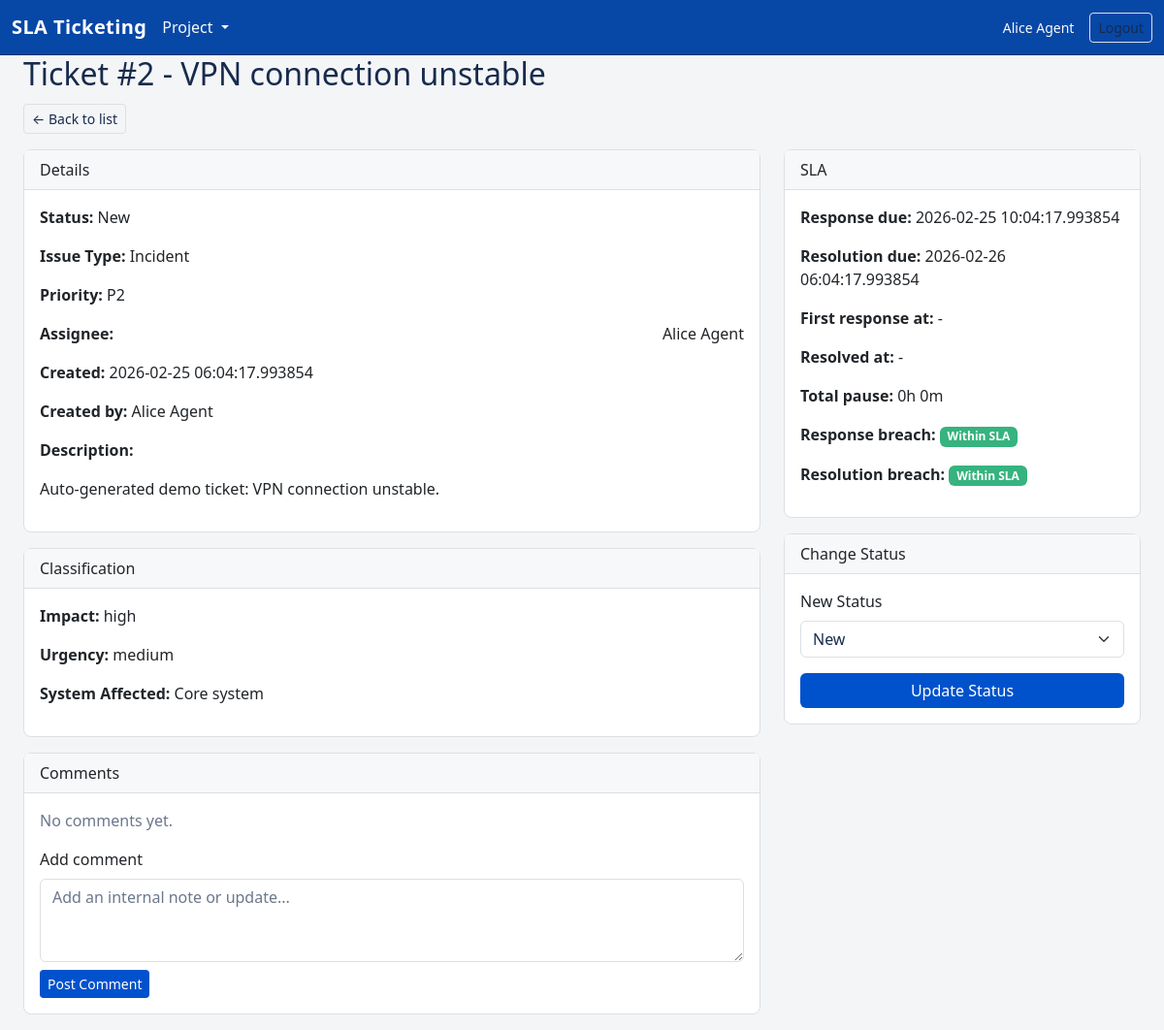
The app's page /tickets/2 (signed in) with its own data.
### app/models.py (models this page shows, shortened)
class User(db.Model):
    __tablename__ = "users"
    id = db.Column(db.Integer, primary_key=True)
    name = db.Column(db.String(100), nullable=False)
    email = db.Column(db.String(120), unique=True, nullable=False)
    role = db.Column(db.String(20), nullable=False)  # 'agent' or 'manager'
    password_hash = db.Column(db.String(255), nullable=True)
    created_at = db.Column(db.DateTime, default=datetime.utcnow)

class Ticket(db.Model):
    __tablename__ = "tickets"
    id = db.Column(db.Integer, primary_key=True)
    title = db.Column(db.String(200), nullable=False)
    description = db.Column(db.Text, nullable=False)
    issue_type = db.Column(db.String(50), nullable=False)  # incident, problem, service_request
    impact = db.Column(db.String(20))  # high, medium, low (for incident/problem)
    urgency = db.Column(db.String(20))  # high, medium, low (for incident/problem)
    system_affected = db.Column(db.String(200))
    request_category = db.Column(db.String(100))
    department = db.Column(db.String(100))
    approval_required = db.Column(db.Boolean)
    priority = db.Column(db.String(5), nullable=False)  # P1-P4
    sla_policy_id = db.Column(db.Integer, db.ForeignKey("sla_policies.id"), nullable=False)
    sla_policy = db.relationship("SLAPolicy")
    status = db.Column(db.String(20), default="new", nullable=False)
    response_due_at = db.Column(db.DateTime)
    resolution_due_at = db.Column(db.DateTime)
    first_response_at = db.Column(db.DateTime)
    resolved_at = db.Column(db.DateTime)
    on_hold_started_at = db.Column(db.DateTime)
    total_pause_duration_seconds = db.Column(db.Integer, default=0, nullable=False)
    response_breached = db.Column(db.Boolean, default=False, nullable=False)
    resolution_breached = db.Column(db.Boolean, default=False, nullable=False)
    escalation_level = db.Column(db.Integer, default=0)
    is_escalated = db.Column(db.Boolean, default=False)
    escalation_note = db.Column(db.Text, nullable=True)
    assignee_id = db.Column(db.Integer, db.ForeignKey("users.id"))
    assignee = db.relationship("User", foreign_keys=[assignee_id])
    assigned_by_id = db.Column(db.Integer, db.ForeignKey("users.id"))
    assigned_by = db.relationship("User", foreign_keys=[assigned_by_id])
    created_by_id = db.Column(db.Integer, db.ForeignKey("users.id"), nullable=False)
    created_by = db.relationship("User", foreign_keys=[created_by_id])
    created_at = db.Column(db.DateTime, default=datetime.utcnow)
    updated_at = db.Column(db.DateTime, default=datetime.utcnow, onupdate=datetime.utcnow)

### app/blueprints/tickets.py (the view)
@tickets_bp.route("/<int:ticket_id>", methods=["GET"])
@login_required
@role_required("agent", "manager")
def ticket_detail(ticket_id: int):
    ticket = db.session.get(Ticket, ticket_id)
    if not ticket:
        return render_template("404.html"), 404
    agents = User.query.filter_by(role="agent").all()
    now = datetime.now(timezone.utc)
    sla_data = get_effective_deadlines(ticket, now=now)
    return render_template(
        "tickets/detail.html",
        ticket=ticket,
        agents=agents,
        sla_data=sla_data,
    )

### app/services/auth.py (called while the page is built)
def get_current_user() -> Optional[User]:
    if "user" not in g:
        user_id = session.get("user_id")
        if not user_id:
            g.user = None
        else:
            g.user = db.session.get(User, user_id)
    return g.user

def login_required(view):
    @wraps(view)
    def wrapped_view(*args, **kwargs):
        if not get_current_user():
            flash("Please log in to continue.", "warning")
            return redirect(url_for("auth.login", next=request.path))
        return view(*args, **kwargs)
    return wrapped_view

def role_required(*roles: Iterable[str]):
    def decorator(view):
        @wraps(view)
        def wrapped_view(*args, **kwargs):
            user = get_current_user()
            if not user:
                flash("Please log in to continue.", "warning")
                return redirect(url_for("auth.login", next=request.path))
            if roles and user.role not in roles:
                flash("You do not have permission to access this page.", "danger")
                return redirect(url_for("tickets.ticket_dashboard"))
            return view(*args, **kwargs)
        return wrapped_view
    return decorator

### app/services/sla.py (called while the page is built)
def _effective_deadlines(ticket: Ticket) -> tuple[Optional[datetime], Optional[datetime]]:
    pause = timedelta(seconds=ticket.total_pause_duration_seconds or 0)
    response_due = ticket.response_due_at + pause if ticket.response_due_at else None
    resolution_due = ticket.resolution_due_at + pause if ticket.resolution_due_at else None
    return response_due, resolution_due

def get_effective_deadlines(ticket: 'Ticket', now: Optional[datetime] = None):
    if now is None:
        now = datetime.now(timezone.utc)
    elif now.tzinfo is None:
        now = now.replace(tzinfo=timezone.utc)
    response_deadline, resolution_deadline = _effective_deadlines(ticket)
    def _delta(deadline: Optional[datetime]) -> Optional[timedelta]:
        if not deadline:
            return None
        if deadline.tzinfo is None:
            deadline = deadline.replace(tzinfo=timezone.utc)
        return deadline - now
    return {
        "response_deadline": response_deadline,
        "resolution_deadline": resolution_deadline,
        "response_delta": _delta(response_deadline),
        "resolution_delta": _delta(resolution_deadline),
    }

### app/templates/tickets/detail.html (shortened to what this page needs)
{% extends "base.html" %}
{% block content %}
  <div class="mb-3">
    <h2>Ticket #{{ ticket.id }} - {{ ticket.title }}</h2>
    <a href="{{ url_for('tickets.ticket_dashboard') }}" class="btn btn-sm btn-outline-secondary mt-1">&larr; Back to list</a>
  </div>
  <div class="row">
    <div class="col-md-8">
      <div class="card mb-3">
        <div class="card-header">
          Details
        </div>
        <div class="card-body">
          <p><strong>Status:</strong> {{ ticket.status.replace("_", " ")|title }}</p>
          <p><strong>Issue Type:</strong> {{ ticket.issue_type.replace("_", " ")|title }}</p>
          <p><strong>Priority:</strong> {{ ticket.priority }}</p>
          <p class="d-flex justify-content-between align-items-center">
            <strong>Assignee:</strong>
            <span>{{ ticket.assignee.name if ticket.assignee else "Unassigned" }}</span>
          </p>
          <p><strong>Created:</strong> {{ ticket.created_at }}</p>
          <p><strong>Created by:</strong> {{ ticket.created_by.name if ticket.created_by else "-" }}</p>
          <p><strong>Description:</strong></p>
          <p>{{ ticket.description }}</p>
        </div>
      </div>
      <div class="card mb-3">
        <div class="card-header">
          Classification
        </div>
        <div class="card-body">
          {% if ticket.issue_type in ["incident", "problem"] %}
            <p><strong>Impact:</strong> {{ ticket.impact or "-" }}</p>
            <p><strong>Urgency:</strong> {{ ticket.urgency or "-" }}</p>
            <p><strong>System Affected:</strong> {{ ticket.system_affected or "-" }}</p>
          {% elif ticket.issue_type == "service_request" %}
            <p><strong>Request Category:</strong> {{ ticket.request_category or "-" }}</p>
            <p><strong>Department:</strong> {{ ticket.department or "-" }}</p>
            <p><strong>Approval Required:</strong> {{ "Yes" if ticket.approval_required else "No" }}</p>
          {% endif %}
        </div>
      </div>
      <div class="card mb-3">
        <div class="card-header">
          Comments
        </div>
        <div class="card-body">
          {% if ticket.comments %}
            <ul class="list-unstyled mb-3">
              {% for comment in ticket.comments %}
                <li class="mb-3 pb-2 border-bottom border-secondary">
                  <div class="d-flex justify-content-between">
                    <strong>{{ comment.author.name if comment.author else "User" }}</strong>
                    <small class="text-muted">{{ comment.created_at }}</small>
                  </div>
                  <p class="mb-0 mt-1">{{ comment.body }}</p>
                </li>
              {% endfor %}
            </ul>
          {% else %}
            <p class="text-muted mb-3">No comments yet.</p>
          {% endif %}
          <form method="post" action="{{ url_for('tickets.add_comment', ticket_id=ticket.id) }}">
            <div class="mb-2">
              <label for="body" class="form-label">Add comment</label>
              <textarea id="body" name="body" class="form-control" rows="3" placeholder="Add an internal note or update..." required></textarea>
            </div>
            <button type="submit" class="btn btn-primary btn-sm">Post Comment</button>
          </form>
        </div>
      </div>
    </div>
    <div class="col-md-4">
      <div class="card mb-3">
        <div class="card-header">
          SLA
        </div>
        <div class="card-body">
          <p><strong>Response due:</strong> {{ sla_data.response_deadline or "N/A" }}</p>
          <p><strong>Resolution due:</strong> {{ sla_data.resolution_deadline or "N/A" }}</p>
          <p><strong>First response at:</strong> {{ ticket.first_response_at or "-" }}</p>
          <p><strong>Resolved at:</strong> {{ ticket.resolved_at or "-" }}</p>
          <p><strong>Total pause:</strong>
            {% if ticket.total_pause_duration_seconds %}
              {{ (ticket.total_pause_duration_seconds // 3600) }}h
              {{ (ticket.total_pause_duration_seconds // 60) % 60 }}m
            {% else %}
              0h 0m
            {% endif %}
          </p>
          <p>
            <strong>Response breach:</strong>
            {% if ticket.response_breached %}
              <span class="badge bg-danger">Breached</span>
            {% else %}
              <span class="badge bg-success">Within SLA</span>
            {% endif %}
          </p>
          <p>
            <strong>Resolution breach:</strong>
            {% if ticket.resolution_breached %}
              <span class="badge bg-danger">Breached</span>
            {% else %}
              <span class="badge bg-success">Within SLA</span>
            {% endif %}
          </p>
        </div>
      </div>
      <div class="card mb-3">
        <div class="card-header">
          Change Status
        </div>
        <div class="card-body">
          <form method="post" action="{{ url_for('tickets.update_status', ticket_id=ticket.id) }}">
            <div class="mb-3">
              <label for="status" class="form-label">New Status</label>
              <select id="status" name="status" class="form-select">
                {% for s in ["new", "in_progress", "on_hold", "resolved", "closed"] %}
                  <option value="{{ s }}" {% if ticket.status == s %}selected{% endif %}>
                    {{ s.replace("_", " ")|title }}
                  </option>
                {% endfor %}
              </select>
            </div>
            <button type="submit" class="btn btn-primary w-100">Update Status</button>
          </form>
        </div>
      </div>
    </div>
  </div>
{% endblock %}

### app/templates/base.html (shortened to what this page needs)
<!doctype html>
<html lang="en">
  <head>
    <link
      href="https://cdn.jsdelivr.net/npm/bootstrap@5.3.3/dist/css/bootstrap.min.css"
      rel="stylesheet"
    >
    <link rel="stylesheet" href="{{ url_for('static', filename='css/styles.css') }}">
  </head>
  <body>
    <nav class="navbar navbar-dark bg-dark">
      <div class="container-fluid">
        <a class="navbar-brand" href="{{ url_for('tickets.ticket_dashboard') }}">SLA Ticketing</a>
        <ul class="navbar-nav me-auto mb-2 mb-lg-0">
          {% if current_user %}
          <li class="nav-item dropdown">
            <a class="nav-link dropdown-toggle text-light" href="#" id="projectDropdown" role="button" data-bs-toggle="dropdown" aria-expanded="false">
              Project
            </a>
          </li>
          {% endif %}
        </ul>
        <div class="d-flex align-items-center gap-3">
          {% if current_user %}
            <span class="text-light small">{{ current_user.name }}</span>
            <form method="post" action="{{ url_for('auth.logout') }}" class="mb-0">
              <button type="submit" class="btn btn-sm btn-outline-secondary">Logout</button>
            </form>
          {% else %}
            <a href="{{ url_for('auth.login') }}" class="btn btn-sm btn-outline-secondary">Login</a>
          {% endif %}
        </div>
      </div>
    </nav>
    <div class="container-fluid">
      <div class="row">
        <main class="col-12 px-4">
      {% block content %}{% endblock %}
        </main>
      </div>
    </div>
  </body>
  </html>

### app/static/css/styles.css (style rules this page uses)
:root { --bg-body: #f4f5f7; --bg-surface: #ffffff; --bg-surface-alt: #f7f8fa; --border-subtle: #dcdfe4; --text-main: #172b4d; --text-muted: #6b778c; --accent: #0052cc; --accent-soft: rgba(0, 82, 204, 0.12); }
body { background-color: var(--bg-body); color: var(--text-main); }
.navbar { background-color: #0747a6 !important; border-bottom: 1px solid #073062; }
.navbar-brand { font-weight: 600; letter-spacing: 0.02em; }
.card, .dropdown-menu, .modal-content { background-color: var(--bg-surface); border-color: var(--border-subtle) !important; border-radius: 0.5rem; }
.card-header { border-bottom-color: var(--border-subtle) !important; font-weight: 500; background-color: var(--bg-surface-alt); }
.form-control, .form-select { background-color: #ffffff; border-color: var(--border-subtle); color: var(--text-main); }
.form-control::placeholder { color: var(--text-muted); }
.btn-primary { background-color: var(--accent); border: none; }
.btn-outline-secondary { border-color: var(--border-subtle); color: var(--text-main); }
.badge.bg-success { background-color: #36b37e !important; }
.text-muted { color: var(--text-muted) !important; }
.navbar { overflow: visible; }

### records on screen
User: name "Alice Agent", assignee "Alice Agent", created_by "Alice Agent"
Ticket: id "2", title "VPN connection unstable", status.replace "New", issue_type.replace "Incident", priority "P2", created_at "2026-02-25 06:04:17.993854", description "Auto-generated demo ticket: VPN connection unstable.", impact "high", urgency "medium", system_affected "Core system", first_response_at "-", resolved_at "-", status "New"

### other values on screen
{{ sla_data.response_deadline or "N/A" }} "2026-02-25 10:04:17.993854"
{{ sla_data.resolution_deadline or "N/A" }} "2026-02-26 06:04:17.993854"
